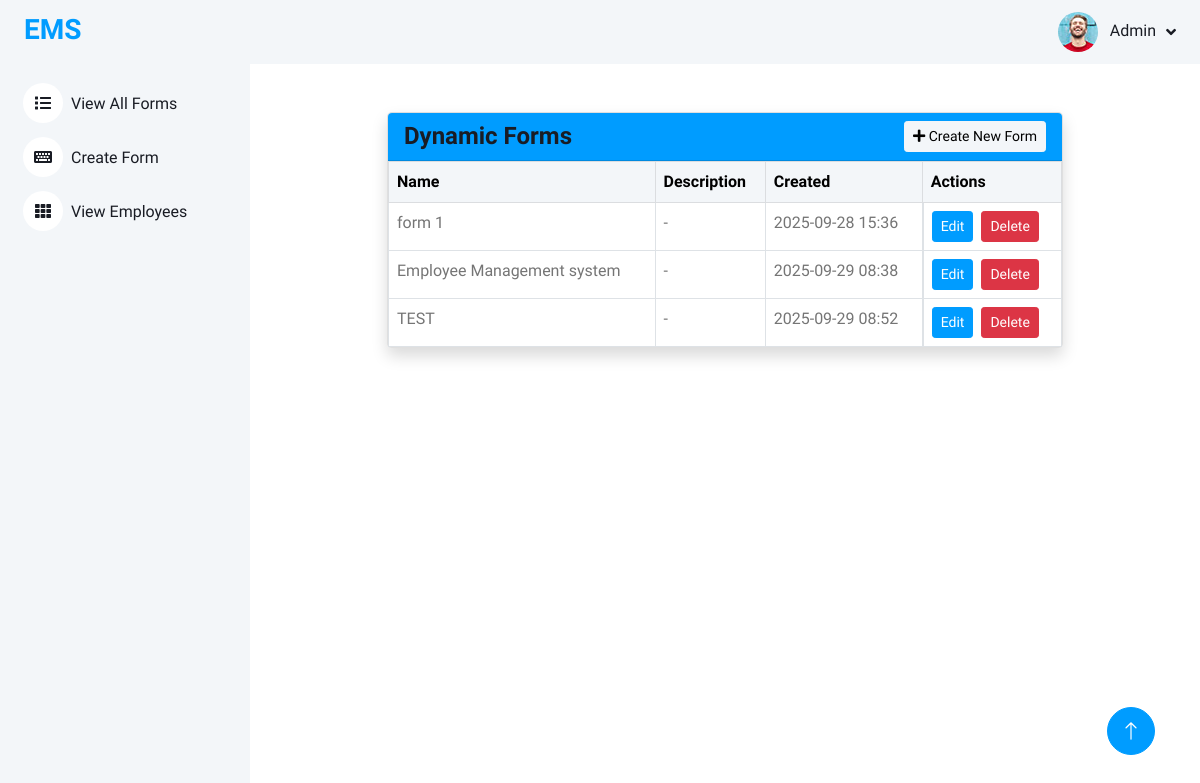
The app's page /forms/ (signed in) with its own data.
### formsbuilder/models.py (models this page shows, shortened)
class DynamicForm(models.Model):
    name = models.CharField(max_length=200)
    description = models.TextField(blank=True, null=True)
    created_at = models.DateTimeField(auto_now_add=True)

### formsbuilder/views.py (the view)
# urls.py: path("", views.form_list, name="form_list"),
def form_list(request):
    forms = DynamicForm.objects.all()
    return render(request, "formsbuilder/form_list.html", {"forms": forms})

### templates/formsbuilder/form_list.html (shortened to what this page needs)
{% extends 'admin/admin_base.html' %}
{% load static %}
{% block content %}
<div class="container mt-5" style="max-width:700px;">
    <div class="card shadow">
        <div class="card-header bg-primary text-white d-flex justify-content-between align-items-center">
            <h4 class="mb-0">Dynamic Forms</h4>
            <a href="{% url 'form_create' %}" class="btn btn-light btn-sm"><i class="fa fa-plus"></i> Create New Form</a>
        </div>
        <div class="card-body p-0">
            <table class="table table-bordered mb-0">
                <thead class="table-light">
                    <tr>
                        <th>Name</th>
                        <th>Description</th>
                        <th>Created</th>
                        <th>Actions</th>
                    </tr>
                </thead>
                <tbody>
                    {% for f in forms %}
                        <tr>
                            <td>{{ f.name }}</td>
                            <td>{{ f.description|default:'-' }}</td>
                            <td>{{ f.created_at|date:'Y-m-d H:i' }}</td>
                            <td class="d-flex gap-2">
                                <a href="{% url 'form_edit' f.id %}" class="btn btn-sm btn-primary">Edit</a>
                                <form method="post" action="{% url 'form_delete' f.id %}" style="display:inline;">
                                    <button type="submit" class="btn btn-sm btn-danger" onclick="return confirm('Are you sure you want to delete this form?');">Delete</button>
                                </form>
                            </td>
                        </tr>
                    {% empty %}
                        <tr><td colspan="4" class="text-center text-muted">No forms created yet.</td></tr>
                    {% endfor %}
                </tbody>
            </table>
        </div>
    </div>
</div>
{% endblock %}

### templates/admin/admin_base.html (shortened to what this page needs)
<!DOCTYPE html>
{% load static %}
<html lang="en">
<head>
    <link href="https://cdnjs.cloudflare.com/ajax/libs/font-awesome/5.10.0/css/all.min.css" rel="stylesheet">
    <link href="https://cdn.jsdelivr.net/npm/bootstrap-icons@1.4.1/font/bootstrap-icons.css" rel="stylesheet">
    <link href="{% static 'lib/owlcarousel/assets/owl.carousel.min.css' %}" rel="stylesheet">
    <link href="{% static 'lib/tempusdominus/css/tempusdominus-bootstrap-4.min.css' %}" rel="stylesheet" />
    <link href="{% static 'css/bootstrap.min.css' %}" rel="stylesheet">
    <link href="{% static 'css/style.css' %}" rel="stylesheet">
</head>
<body>
    <div class="container-xxl position-relative bg-white d-flex p-0">
        <div class="sidebar pe-4 pb-3">
            <nav class="navbar bg-light navbar-light">
                <a href="index.html" class="navbar-brand mx-4 mb-3">
                    <h3 class="text-primary"></i>EMS</h3>
                </a>
                <div class="navbar-nav w-100">
                    <a href="{% url 'form_list' %}" class="nav-item nav-link"><i class="fa fa-list me-2"></i>View All Forms</a>
                    <a href="{% url 'form_create' %}" class="nav-item nav-link"><i class="fa fa-keyboard me-2"></i>Create Form</a>
                    <a href="{% url 'view_employees' %}" class="nav-item nav-link"><i class="fa fa-th me-2"></i>View Employees</a>
                </div>
            </nav>
        </div>
        <div class="content">
            <nav class="navbar navbar-expand bg-light navbar-light sticky-top px-4 py-0">
                <div class="navbar-nav align-items-center ms-auto">
                    <div class="nav-item dropdown">
                        <a href="#" class="nav-link dropdown-toggle" data-bs-toggle="dropdown">
                            <img class="rounded-circle me-lg-2" src="{% static 'img/user.jpg' %}" alt="" style="width: 40px; height: 40px;">
                            <span class="d-none d-lg-inline-flex">{{ request.user.username|capfirst }}</span>
                        </a>
                    </div>
                </div>
            </nav>
{% block content %}
{% endblock %}
        <a href="#" class="btn btn-lg btn-primary btn-lg-square back-to-top"><i class="bi bi-arrow-up"></i></a>
    </div>
</body>
</html>

### static/css/style.css (style rules this page uses)
:root { --primary: #009CFF; --light: #F3F6F9; --dark: #191C24; }
.back-to-top { position: fixed; display: none; right: 45px; bottom: 45px; z-index: 99; }
.btn { transition: .5s; }
.btn.btn-primary { color: #FFFFFF; }
.btn-lg-square { width: 48px; height: 48px; }
.btn-square, .btn-sm-square, .btn-lg-square { padding: 0; display: inline-flex; align-items: center; justify-content: center; font-weight: normal; border-radius: 50px; }
.sidebar { position: fixed; top: 0; left: 0; bottom: 0; width: 250px; height: 100vh; overflow-y: auto; background: var(--light); transition: 0.5s; z-index: 999; }
.content { margin-left: 250px; min-height: 100vh; background: #FFFFFF; transition: 0.5s; }
@media (min-width: 992px) { .sidebar { margin-left: 0; } }
@media (min-width: 992px) { .content { width: calc(100% - 250px); } }
.sidebar .navbar .navbar-nav .nav-link { padding: 7px 20px; color: var(--dark); font-weight: 500; border-left: 3px solid var(--light); border-radius: 0 30px 30px 0; outline: none; }
.sidebar .navbar .navbar-nav .nav-link i { width: 40px; height: 40px; display: inline-flex; align-items: center; justify-content: center; background: #FFFFFF; border-radius: 40px; }
.content .navbar .navbar-nav .nav-link { margin-left: 25px; padding: 12px 0; color: var(--dark); outline: none; }
.content .navbar .dropdown-toggle::after { margin-left: 6px; vertical-align: middle; border: none; content: "\f107"; font-family: "Font Awesome 5 Free"; font-weight: 900; transition: .5s; }

### records on screen
DynamicForm: name "form 1", description "-", created_at "2025-09-28 15:36"
DynamicForm: name "Employee Management system", description "-", created_at "2025-09-29 08:38"
DynamicForm: name "TEST", description "-", created_at "2025-09-29 08:52"

### other values on screen
{{ request.user.username|capfirst }} "Admin"
